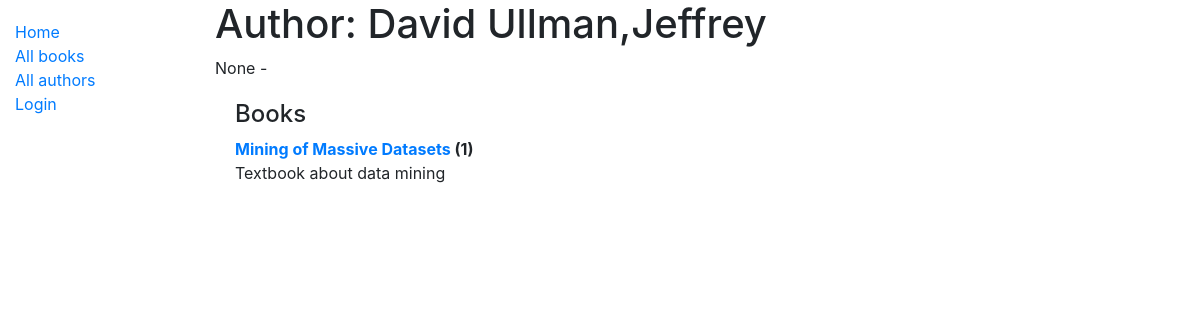
The page /catalog/author/1 on the database as committed earlier.
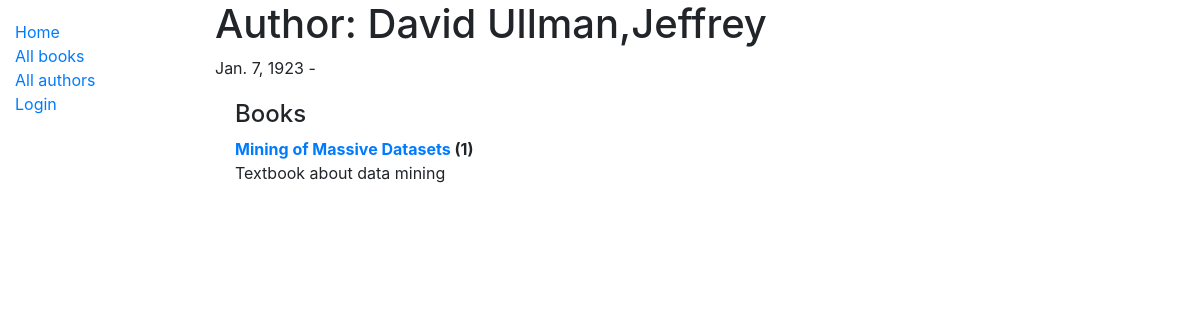
The same page on the database as committed later.
### catalog/models.py (models this page shows, shortened)
class Author(models.Model):
    first_name = models.CharField(max_length=100)
    last_name = models.CharField(max_length=100)
    date_of_birth = models.DateField(null=True, blank = True)
    date_of_death = models.DateField('Died',null=True, blank = True)
    class Meta:
        ordering = ['last_name', 'first_name']
        permissions = (("can_mark_returned", "Set book as returned"),)
    def __str__(self):
        return f'{self.last_name},{self.first_name}'

### catalog/views.py (the view)
# urls.py: path('author/<int:pk>', views.AuthorDetailView.as_view(), name='author-detail'),
class AuthorDetailView(generic.DetailView):
    model = Author

### catalog/models.py (called while the page is built)
    def __str__(self):
        return self.title

### catalog/templates/catalog/author_detail.html
{% extends "base_generic.html" %}
{% block content %}
<h1>Author: {{ author }} </h1>
<p>{{author.date_of_birth}} - {% if author.date_of_death %}{{author.date_of_death}}{% endif %}</p>
<div style="margin-left:20px;margin-top:20px">
<h4>Books</h4>
<dl>
{% for book in author.book_set.all %}
  <dt><a href="{% url 'book-detail' book.pk %}">{{book}}</a> ({{book.bookinstance_set.all.count}})</dt>
  <dd>{{book.summary}}</dd>
{% endfor %}
</dl>
</div>
{% endblock %}

Rows that differ between the two databases and show on the page:
changed Author "David Ullman,Jeffrey": date_of_birth "None" → "Jan. 7, 1923"
